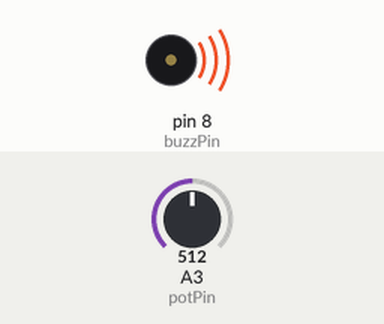
A sketch run on a simulated Arduino Uno, built with avr-gcc and run on an emulated ATmega328P. Parts: buzzer (waves = sounding). The test bench sets the inputs (shaded band); at power-on: A3 (potPin) = 512.

Above: at 0.1 s.
Timing chart, 0 to 1.6 s (numbered marks = the images above):
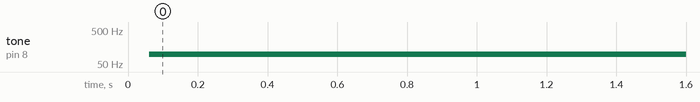

The sketch:

passive.ino
```cpp
int buzzPin=8;
int potVal;
int potPin=A3;
int toneVal;
void setup() {
  // put your setup code here, to run once:
  pinMode(buzzPin,OUTPUT);
  pinMode(potPin,INPUT);
}

void loop() {
  potVal=analogRead(potPin);
  toneVal=(9940./1023.)*potVal+60;
  // put your main code here, to run repeatedly:
  digitalWrite(buzzPin,HIGH);
  delayMicroseconds(toneVal);
  digitalWrite(buzzPin,LOW);
  delayMicroseconds(toneVal);
}
```

Measured:
- by itself, tone on pin 8 (buzzPin): silent → 98 Hz at 0.06 s
